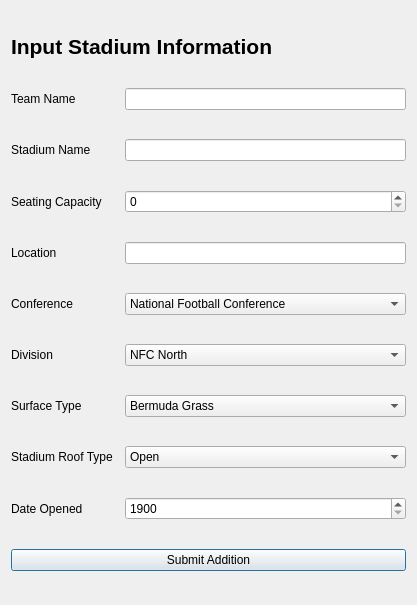
<?xml version="1.0" encoding="UTF-8"?>
<ui version="4.0">
 <class>AddStadium</class>
 <widget class="QDialog" name="AddStadium">
  <property name="geometry">
   <rect>
    <x>0</x>
    <y>0</y>
    <width>384</width>
    <height>605</height>
   </rect>
  </property>
  <property name="sizePolicy">
   <sizepolicy hsizetype="Maximum" vsizetype="Minimum">
    <horstretch>0</horstretch>
    <verstretch>0</verstretch>
   </sizepolicy>
  </property>
  <property name="windowTitle">
   <string>Dialog</string>
  </property>
  <layout class="QGridLayout" name="gridLayout">
   <item row="5" column="2">
    <widget class="QSpinBox" name="SeatCapSpinBox">
     <property name="maximum">
      <number>1000000</number>
     </property>
    </widget>
   </item>
   <item row="10" column="2">
    <widget class="QComboBox" name="RoofComboBox">
     <item>
      <property name="text">
       <string>Open</string>
      </property>
     </item>
     <item>
      <property name="text">
       <string>Retractable</string>
      </property>
     </item>
     <item>
      <property name="text">
       <string>Fixed</string>
      </property>
     </item>
    </widget>
   </item>
   <item row="3" column="2">
    <widget class="QLineEdit" name="TeamNameLineEdit"/>
   </item>
   <item row="9" column="0">
    <widget class="QLabel" name="label_7">
     <property name="text">
      <string>Surface Type</string>
     </property>
    </widget>
   </item>
   <item row="3" column="0">
    <widget class="QLabel" name="label">
     <property name="text">
      <string>Team Name</string>
     </property>
    </widget>
   </item>
   <item row="9" column="2">
    <widget class="QComboBox" name="SurfComboBox">
     <item>
      <property name="text">
       <string>Bermuda Grass</string>
      </property>
     </item>
     <item>
      <property name="text">
       <string>FieldTurf Classic HD</string>
      </property>
     </item>
     <item>
      <property name="text">
       <string>FieldTurf Revolution</string>
      </property>
     </item>
     <item>
      <property name="text">
       <string>UBU Sports Speed Series S5-M Synthetic Turf</string>
      </property>
     </item>
     <item>
      <property name="text">
       <string>Kentucky Bluegrass</string>
      </property>
     </item>
     <item>
      <property name="text">
       <string>Hellas Matrix Turf</string>
      </property>
     </item>
     <item>
      <property name="text">
       <string>Platinum TE Paspalum</string>
      </property>
     </item>
     <item>
      <property name="text">
       <string>Desso GrassMaster</string>
      </property>
     </item>
    </widget>
   </item>
   <item row="6" column="0">
    <widget class="QLabel" name="label_4">
     <property name="text">
      <string>Location</string>
     </property>
    </widget>
   </item>
   <item row="6" column="2">
    <widget class="QLineEdit" name="LocationlineEdit"/>
   </item>
   <item row="5" column="0">
    <widget class="QLabel" name="label_3">
     <property name="text">
      <string>Seating Capacity</string>
     </property>
    </widget>
   </item>
   <item row="7" column="2">
    <widget class="QComboBox" name="ConfCpmboBox">
     <item>
      <property name="text">
       <string>National Football Conference</string>
      </property>
     </item>
     <item>
      <property name="text">
       <string>American Football Conference</string>
      </property>
     </item>
    </widget>
   </item>
   <item row="0" column="0" colspan="3">
    <widget class="QLabel" name="label_10">
     <property name="sizePolicy">
      <sizepolicy hsizetype="Minimum" vsizetype="Fixed">
       <horstretch>0</horstretch>
       <verstretch>0</verstretch>
      </sizepolicy>
     </property>
     <property name="font">
      <font>
       <pointsize>16</pointsize>
       <weight>75</weight>
       <bold>true</bold>
      </font>
     </property>
     <property name="text">
      <string>Input Stadium Information</string>
     </property>
    </widget>
   </item>
   <item row="8" column="2">
    <widget class="QComboBox" name="DivComboBox">
     <item>
      <property name="text">
       <string>NFC North</string>
      </property>
     </item>
     <item>
      <property name="text">
       <string>NFC South</string>
      </property>
     </item>
     <item>
      <property name="text">
       <string>NFC East</string>
      </property>
     </item>
     <item>
      <property name="text">
       <string>NFC West</string>
      </property>
     </item>
     <item>
      <property name="text">
       <string>AFC North</string>
      </property>
     </item>
     <item>
      <property name="text">
       <string>AFC South</string>
      </property>
     </item>
     <item>
      <property name="text">
       <string>AFC East</string>
      </property>
     </item>
     <item>
      <property name="text">
       <string>AFC West</string>
      </property>
     </item>
    </widget>
   </item>
   <item row="8" column="0">
    <widget class="QLabel" name="label_6">
     <property name="text">
      <string>Division</string>
     </property>
    </widget>
   </item>
   <item row="11" column="2">
    <widget class="QSpinBox" name="DateSpinBox">
     <property name="minimum">
      <number>1900</number>
     </property>
     <property name="maximum">
      <number>2100</number>
     </property>
    </widget>
   </item>
   <item row="7" column="0">
    <widget class="QLabel" name="label_5">
     <property name="text">
      <string>Conference</string>
     </property>
    </widget>
   </item>
   <item row="4" column="2">
    <widget class="QLineEdit" name="StadiumNameLineEdit"/>
   </item>
   <item row="11" column="0">
    <widget class="QLabel" name="label_9">
     <property name="text">
      <string>Date Opened</string>
     </property>
    </widget>
   </item>
   <item row="10" column="0">
    <widget class="QLabel" name="label_8">
     <property name="text">
      <string>Stadium Roof Type</string>
     </property>
    </widget>
   </item>
   <item row="4" column="0">
    <widget class="QLabel" name="label_2">
     <property name="text">
      <string>Stadium Name</string>
     </property>
    </widget>
   </item>
   <item row="12" column="0" colspan="3">
    <widget class="QPushButton" name="pushButton">
     <property name="sizePolicy">
      <sizepolicy hsizetype="Ignored" vsizetype="Fixed">
       <horstretch>0</horstretch>
       <verstretch>0</verstretch>
      </sizepolicy>
     </property>
     <property name="text">
      <string>Submit Addition</string>
     </property>
    </widget>
   </item>
  </layout>
 </widget>
 <resources/>
 <connections/>
</ui>
